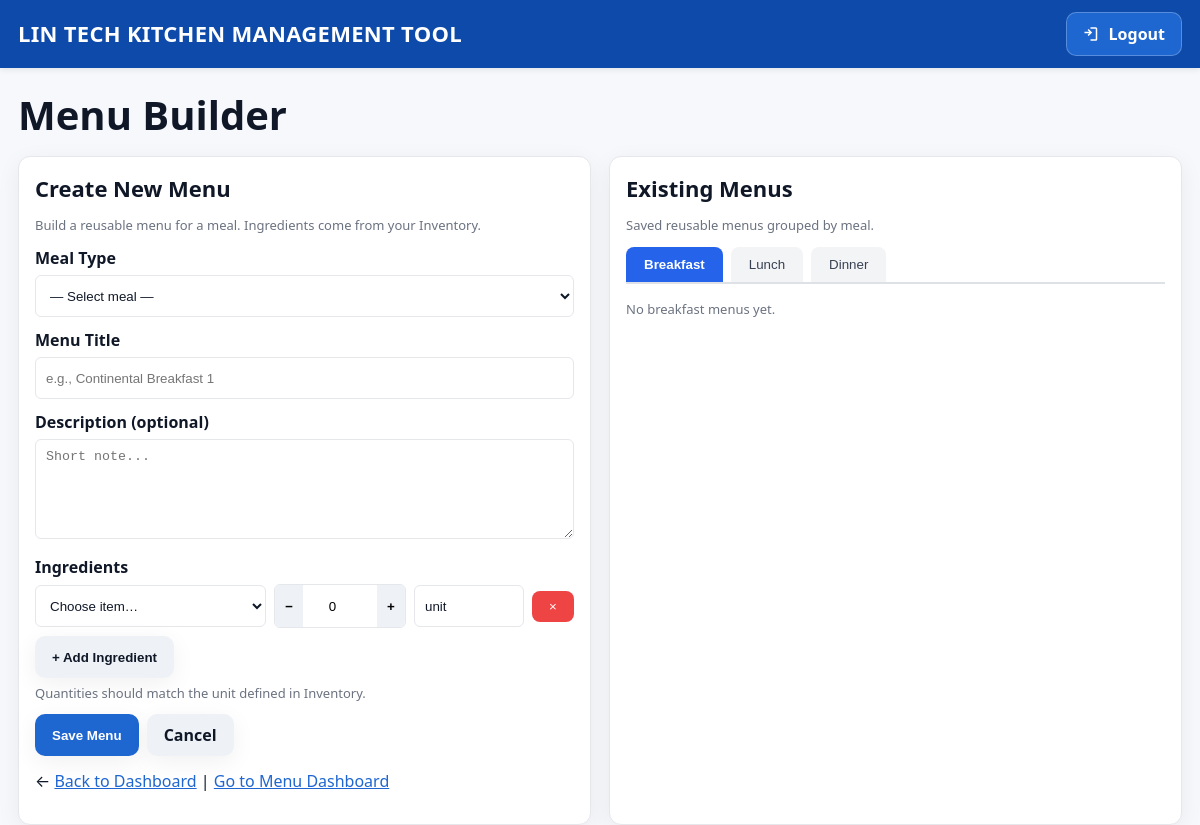
The app's page /menu/builder (signed in), older data.
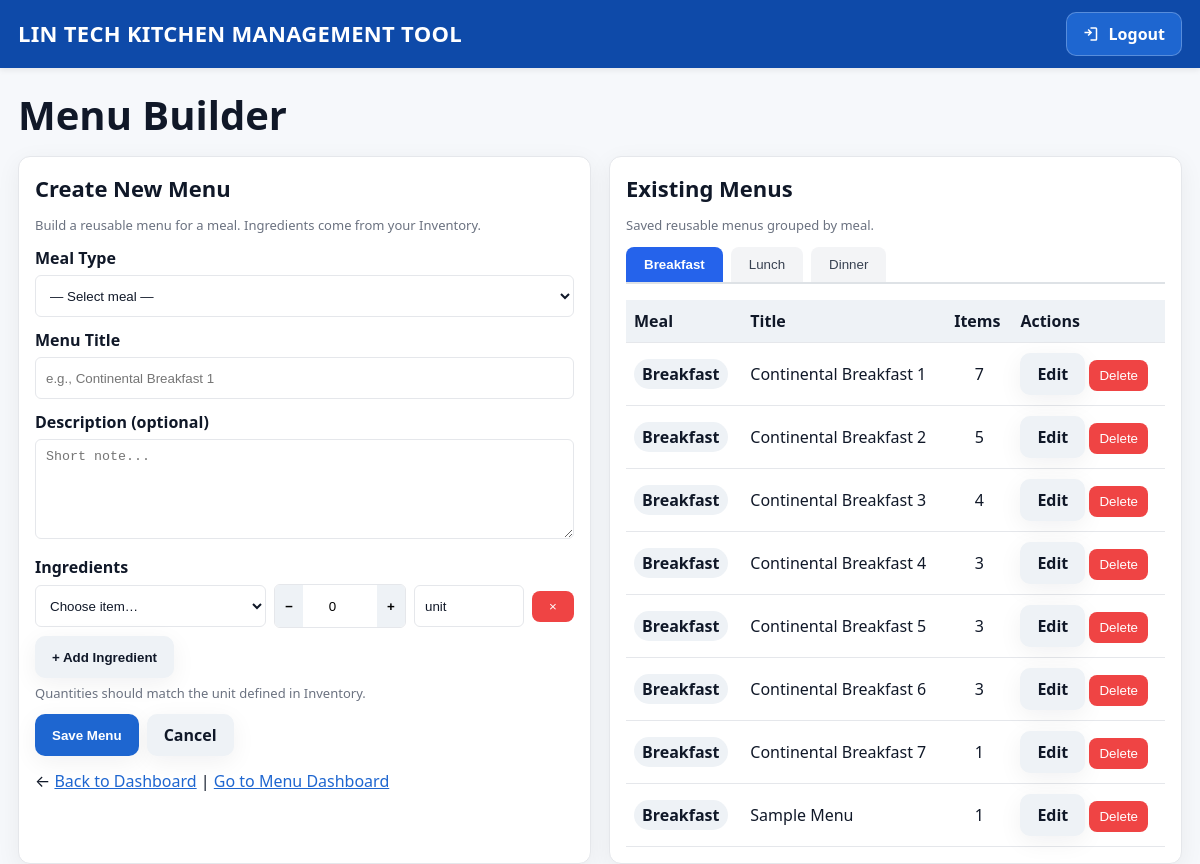
The same page, newer data.
### models.py (models this page shows, shortened)
class Menu(db.Model):
    __tablename__ = "menu"
    id = db.Column(db.Integer, primary_key=True)
    meal_type = db.Column(db.String(50), nullable=False)  # Breakfast, Lunch, Dinner
    title = db.Column(db.String(150), nullable=False)
    description = db.Column(db.Text)
    ingredients = relationship("MenuIngredient", backref="menu", cascade="all, delete-orphan")

### app.py (the view, shortened to what this page needs)
    @app.route("/menu/builder", methods=["GET", "POST"])
    @login_required
    @roles_required("Manager", "Dietitian")
    def menu_builder():
        inventory_items = InventoryItem.query.order_by(InventoryItem.name.asc()).all()
        errors, values = [], {}
        menus = Menu.query.order_by(Menu.meal_type.asc(), Menu.title.asc()).all()
        return render_template(
            "menu_builder.html",
            inventory_items=inventory_items,
            menus=menus,
            errors=errors,
            values=values,
            editing=False,
        )

### templates/menu_builder.html (shortened to what the changed rows need)
{% extends "base.html" %}
{% block content %}
<h1>Menu Builder</h1>
<div class="grid">
  <div class="card">
    <h2>{{ 'Edit Menu' if editing else 'Create New Menu' }}</h2>
          {% set mt_value = current_menu.meal_type if editing else (values.meal_type if values else '') %}
  </div>
  <div class="card">
    <h2>Existing Menus</h2>
    {% for meal_type in ['Breakfast','Lunch','Dinner'] %}
    <div class="tab-pane {% if loop.first %}active{% endif %}" id="{{ meal_type|lower }}">
      {% set filtered = menus | selectattr('meal_type', 'equalto', meal_type) | list %}
      {% if filtered %}
      <table class="list">
        <thead>
          <tr><th>Meal</th><th>Title</th><th>Items</th><th>Actions</th></tr>
        </thead>
        <tbody>
          {% for m in filtered %}
          <tr>
            <td><span class="pill">{{ m.meal_type }}</span></td>
            <td>{{ m.title }}</td>
            <td style="text-align:center">{{ m.ingredients|length }}</td>
            <td>
              <a class="btn btn-secondary" href="{{ url_for('menu_builder_edit', menu_id=m.id) }}">Edit</a>
              <form method="post" action="{{ url_for('menu_builder_delete', menu_id=m.id) }}" style="display:inline"
                    onsubmit="return confirm('Delete menu {{ m.title }}?');">
                <button class="btn-danger" type="submit">Delete</button>
              </form>
            </td>
          </tr>
          {% endfor %}
        </tbody>
      </table>
      {% else %}
      <p class="muted">No {{ meal_type.lower() }} menus yet.</p>
      {% endif %}
    </div>
    {% endfor %}
  </div>
{% endblock %}

Row changes from the older to the newer data that the page shows:
added Menu: meal_type "Breakfast", title "Continental Breakfast 1", ingredients|length "7"
added Menu: meal_type "Breakfast", title "Continental Breakfast 2", ingredients|length "5"
added Menu: meal_type "Breakfast", title "Continental Breakfast 3", ingredients|length "4"
added Menu: meal_type "Breakfast", title "Continental Breakfast 4", ingredients|length "3"
added Menu: meal_type "Breakfast", title "Continental Breakfast 5", ingredients|length "3"
added Menu: meal_type "Breakfast", title "Continental Breakfast 6", ingredients|length "3"
added Menu: meal_type "Breakfast", title "Continental Breakfast 7", ingredients|length "1"
added Menu: meal_type "Breakfast", title "Sample Menu", ingredients|length "1"
Text that changed along with them:
new list line: "Meal Title Items Actions"
list line gone: "No breakfast menus yet."
